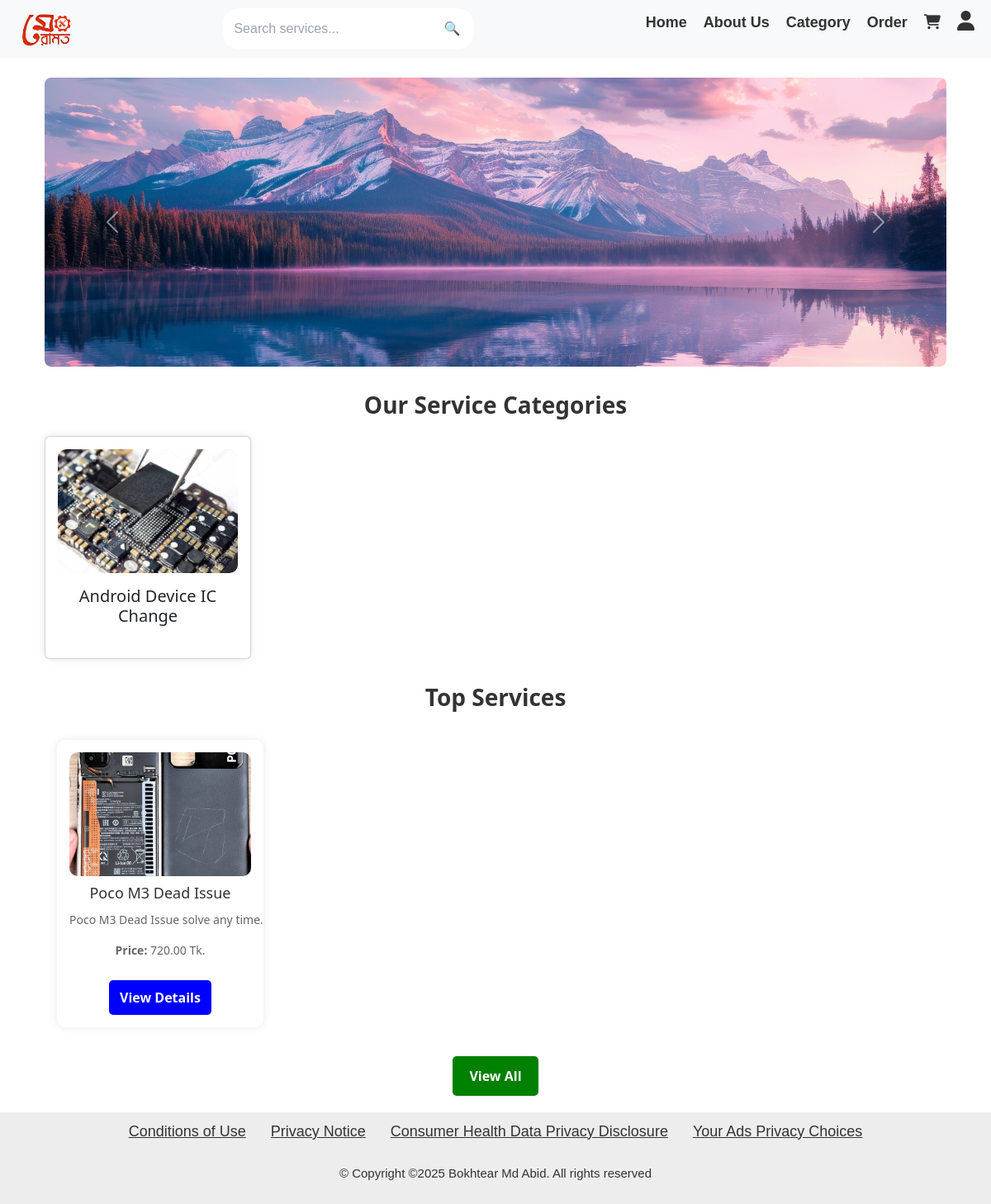
The page / on the database its author committed.
### meramotapp/models.py (models this page shows, shortened)
class Category(models.Model):
    name = models.CharField(max_length=100, unique=True)
    image = models.ImageField(upload_to='category_images', null=True, blank=True)
    slug = models.SlugField(unique=True)

class Service(models.Model):
    seller = models.ForeignKey(settings.AUTH_USER_MODEL, on_delete=models.CASCADE, limit_choices_to={'is_seller': True})
    category = models.ForeignKey('Category', on_delete=models.CASCADE)
    title = models.CharField(max_length=255)
    description = models.TextField()
    price = models.DecimalField(max_digits=10, decimal_places=2)
    image = models.ImageField(upload_to='service_images', null=True, blank=True)
    location = models.CharField(max_length=255, null=True, blank=True)
    rating = models.FloatField(default=0.0)
    created_at = models.DateTimeField(auto_now_add=True)

### meramotapp/views.py (the view)
# urls.py: 2. Add a URL to urlpatterns:  path('', views.home, name='home')
def home(request):
    categories = Category.objects.all()
    all_services = list(Service.objects.all())  # Fetch all services
    random_services = random.sample(all_services, min(len(all_services), 10))  # Pick 10 random
    initial_services = random_services[:5]  # First 5 services for the slider
    return render(request, "home.html", {
        "categories": categories,
        "services": random_services,
        "initial_services": initial_services,
    })

### templates/home.html (shortened to what this page needs)
{% extends "base.html" %}
{% load static %}
{% block extra_css %}
<script src="https://cdn.tailwindcss.com"></script>
<link rel="stylesheet" href="{% static 'css/style_home.css' %}">
{% endblock %}
{% block content %}
<div class="container">
    <div id="serviceCarousel" class="carousel slide mb-4" data-bs-ride="carousel">
        <div class="carousel-inner">
            <div class="carousel-item active">
                <img src="{% static 'images/slider1.jpg' %}" class="d-block w-100" alt="Repair Service">
            </div>
        </div>
        <button class="carousel-control-prev" type="button" data-bs-target="#serviceCarousel" data-bs-slide="prev">
            <span class="carousel-control-prev-icon"></span>
        </button>
        <button class="carousel-control-next" type="button" data-bs-target="#serviceCarousel" data-bs-slide="next">
            <span class="carousel-control-next-icon"></span>
        </button>
    </div>
    <h2 class="section-title">Our Service Categories</h2>
    <div class="row">
        {% for category in categories %}
        <div class="col-md-4">
            <div class="card service-card">
                {% if category.image %}
                    <img src="{{ category.image.url }}" class="card-img-top" alt="{{ category.name }}">
                {% else %}
                    <img src="{% static 'images/default-category.jpg' %}" class="card-img-top" alt="{{ category.name }}">
                {% endif %}
                <div class="card-body">
                    <h5 class="card-title">{{ category.name }}</h5>
                </div>
            </div>
        </div>
        {% endfor %}
    </div>
    <h2 class="section-title">Top Services</h2>
    <div class="service-slider">
        {% for service in initial_services %}
        <div class="service-card">
            <img src="{{ service.image.url }}" alt="{{ service.title }}">
            <h3>{{ service.title }}</h3>
            <p>{{ service.description|truncatechars:50 }}</p>
            <p><strong>Price:</strong> {{ service.price }} Tk.</p>
            <a href="{% url 'service_detail' service.id %}" class="btn">View Details</a>
        </div>
        {% endfor %}
    </div>
    <button id="viewAllBtn" class="btn">View All</button>
    </div>
{% endblock %}

### static/css/style_home.css (style rules this page uses)
body { font-family: Arial, sans-serif; background-color: #f8f9fa; margin: 0; padding: 0; }
.carousel img { border-radius: 8px; height: 350px; object-fit: cover; }
.section-title { text-align: center; font-size: 28px; font-weight: bold; color: #333; margin: 30px 0 20px; }
.service-slider { display: flex; gap: 15px; overflow-x: auto; padding: 15px; scroll-behavior: smooth; white-space: nowrap; }
.service-card { background: white; border-radius: 10px; padding: 15px; box-shadow: 0 0 10px rgba(0, 0, 0, 0.1); text-align: center; min-width: 250px; max-width: 250px; display: inline-block; transition: transform 0.3s ease-in-out; }
.service-card img { width: 100%; height: 150px; object-fit: cover; border-radius: 10px; }
.service-card h3 { font-size: 18px; margin: 10px 0; color: #333; }
.service-card p { font-size: 14px; color: #666; }
.service-card .btn { background: blue; color: white; padding: 8px 12px; border-radius: 5px; text-decoration: none; display: inline-block; margin-top: 10px; font-weight: bold; transition: background 0.3s ease-in-out; }
#viewAllBtn { display: block; margin: 20px auto; background: green; color: white; padding: 12px 20px; font-size: 16px; border: none; border-radius: 5px; cursor: pointer; transition: background 0.3s; font-weight: bold; }

### templates/navbar.html (style rules this page uses)
* { text-decoration: none; margin: 0; padding: 0; box-sizing: border-box; }

### templates/footer.html (style rules this page uses)
* { text-decoration: none; margin: 0; padding: 0; }
html, body { height: 100%; margin: 0; }
body { display: flex; flex-direction: column; }

### rows shown on the page
Category: image (picture), name "Android Device IC Change"
Service: image (picture), title "Poco M3 Dead Issue", description "Poco M3 Dead Issue solve any time.", price "720.00"
